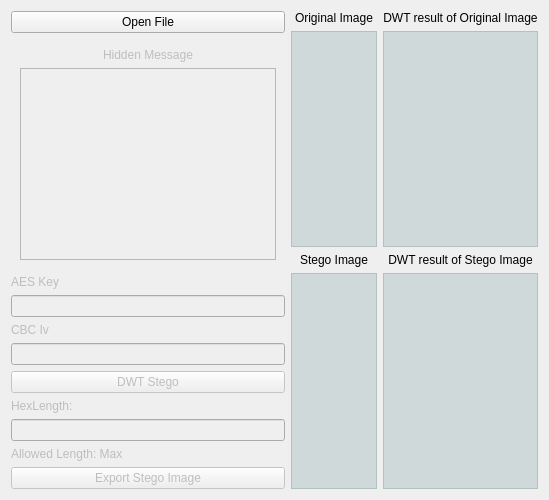
      <widget class="QWidget" name="tab_5">
       <attribute name="title">
        <string>DWTStego</string>
       </attribute>
       <layout class="QHBoxLayout" name="horizontalLayout_5">
        <item>
         <layout class="QVBoxLayout" name="verticalLayout_5">
          <item>
           <widget class="QPushButton" name="btnDWTStegoOpen">
            <property name="text">
             <string>Open File</string>
            </property>
           </widget>
          </item>
          <item>
           <widget class="QWidget" name="widget_4" native="true">
            <property name="sizePolicy">
             <sizepolicy hsizetype="Fixed" vsizetype="Expanding">
              <horstretch>0</horstretch>
              <verstretch>0</verstretch>
             </sizepolicy>
            </property>
            <layout class="QVBoxLayout" name="verticalLayout_6">
             <item>
              <widget class="QLabel" name="lblDWTMessage">
               <property name="enabled">
                <bool>false</bool>
               </property>
               <property name="sizePolicy">
                <sizepolicy hsizetype="Minimum" vsizetype="Fixed">
                 <horstretch>0</horstretch>
                 <verstretch>0</verstretch>
                </sizepolicy>
               </property>
               <property name="text">
                <string>Hidden Message</string>
               </property>
               <property name="alignment">
                <set>Qt::AlignCenter</set>
               </property>
              </widget>
             </item>
             <item>
              <widget class="QPlainTextEdit" name="pteDWT">
               <property name="enabled">
                <bool>false</bool>
               </property>
               <property name="sizePolicy">
                <sizepolicy hsizetype="Fixed" vsizetype="Expanding">
                 <horstretch>0</horstretch>
                 <verstretch>0</verstretch>
                </sizepolicy>
               </property>
              </widget>
             </item>
            </layout>
           </widget>
          </item>
          <item>
           <widget class="QLabel" name="lblDWTKey">
            <property name="enabled">
             <bool>false</bool>
            </property>
            <property name="text">
             <string>AES Key</string>
            </property>
           </widget>
          </item>
          <item>
           <widget class="QLineEdit" name="ldtDWTKey">
            <property name="enabled">
             <bool>false</bool>
            </property>
            <property name="sizePolicy">
             <sizepolicy hsizetype="Preferred" vsizetype="Maximum">
              <horstretch>0</horstretch>
              <verstretch>0</verstretch>
             </sizepolicy>
            </property>
            <property name="maxLength">
             <number>16</number>
            </property>
           </widget>
          </item>
          <item>
           <widget class="QLabel" name="lblDWTIV">
            <property name="enabled">
             <bool>false</bool>
            </property>
            <property name="text">
             <string>CBC Iv</string>
            </property>
           </widget>
          </item>
          <item>
           <widget class="QLineEdit" name="ldtDWTIV">
            <property name="enabled">
             <bool>false</bool>
            </property>
            <property name="sizePolicy">
             <sizepolicy hsizetype="Preferred" vsizetype="Fixed">
              <horstretch>0</horstretch>
              <verstretch>0</verstretch>
             </sizepolicy>
            </property>
            <property name="maxLength">
             <number>16</number>
            </property>
           </widget>
          </item>
          <item>
           <widget class="QPushButton" name="btnDWTStegoExecute">
            <property name="enabled">
             <bool>false</bool>
            </property>
            <property name="text">
             <string>DWT Stego</string>
            </property>
           </widget>
          </item>
          <item>
           <widget class="QLabel" name="lblDWTHexLength">
            <property name="enabled">
             <bool>false</bool>
            </property>
            <property name="text">
             <string>HexLength:</string>
            </property>
           </widget>
          </item>
          <item>
           <widget class="QLineEdit" name="ldtDWTHex">
            <property name="enabled">
             <bool>false</bool>
            </property>
            <property name="sizePolicy">
             <sizepolicy hsizetype="Preferred" vsizetype="Fixed">
              <horstretch>0</horstretch>
              <verstretch>0</verstretch>
             </sizepolicy>
            </property>
           </widget>
          </item>
          <item>
           <widget class="QLabel" name="lblDWTMax">
            <property name="enabled">
             <bool>false</bool>
            </property>
            <property name="text">
             <string>Allowed Length: Max</string>
            </property>
           </widget>
          </item>
          <item>
           <widget class="QPushButton" name="btnDWTStegoExport">
            <property name="enabled">
             <bool>false</bool>
            </property>
            <property name="text">
             <string>Export Stego Image</string>
            </property>
           </widget>
          </item>
         </layout>
        </item>
        <item>
         <layout class="QGridLayout" name="gridLayout_3">
          <item row="0" column="1">
           <widget class="QLabel" name="label_18">
            <property name="text">
             <string>DWT result of Original Image</string>
            </property>
            <property name="alignment">
             <set>Qt::AlignCenter</set>
            </property>
           </widget>
          </item>
          <item row="2" column="0">
           <widget class="QLabel" name="label_21">
            <property name="text">
             <string>Stego Image</string>
            </property>
            <property name="alignment">
             <set>Qt::AlignCenter</set>
            </property>
           </widget>
          </item>
          <item row="3" column="0">
           <widget class="QGraphicsView" name="grvDWTStego">
            <property name="sizePolicy">
             <sizepolicy hsizetype="Expanding" vsizetype="Expanding">
              <horstretch>0</horstretch>
              <verstretch>0</verstretch>
             </sizepolicy>
            </property>
            <property name="styleSheet">
             <string notr="true">background-color: rgba(83, 125, 125, 50);</string>
            </property>
            <property name="verticalScrollBarPolicy">
             <enum>Qt::ScrollBarAlwaysOff</enum>
            </property>
            <property name="horizontalScrollBarPolicy">
             <enum>Qt::ScrollBarAlwaysOff</enum>
            </property>
            <property name="sizeAdjustPolicy">
             <enum>QAbstractScrollArea::AdjustToContents</enum>
            </property>
           </widget>
          </item>
          <item row="2" column="1">
           <widget class="QLabel" name="label_22">
            <property name="text">
             <string>DWT result of Stego Image</string>
            </property>
            <property name="alignment">
             <set>Qt::AlignCenter</set>
            </property>
           </widget>
          </item>
          <item row="1" column="1">
           <widget class="QGraphicsView" name="grvDWTOriSpect">
            <property name="sizePolicy">
             <sizepolicy hsizetype="Expanding" vsizetype="Expanding">
              <horstretch>0</horstretch>
              <verstretch>0</verstretch>
             </sizepolicy>
            </property>
            <property name="styleSheet">
             <string notr="true">background-color: rgba(83, 125, 125, 50);</string>
            </property>
            <property name="verticalScrollBarPolicy">
             <enum>Qt::ScrollBarAlwaysOff</enum>
            </property>
            <property name="horizontalScrollBarPolicy">
             <enum>Qt::ScrollBarAlwaysOff</enum>
            </property>
            <property name="sizeAdjustPolicy">
             <enum>QAbstractScrollArea::AdjustToContents</enum>
            </property>
           </widget>
          </item>
          <item row="0" column="0">
           <widget class="QLabel" name="label_23">
            <property name="text">
             <string>Original Image</string>
            </property>
            <property name="alignment">
             <set>Qt::AlignCenter</set>
            </property>
           </widget>
          </item>
          <item row="3" column="1">
           <widget class="QGraphicsView" name="grvDWTStegoSpect">
            <property name="sizePolicy">
             <sizepolicy hsizetype="Expanding" vsizetype="Expanding">
              <horstretch>0</horstretch>
              <verstretch>0</verstretch>
             </sizepolicy>
            </property>
            <property name="styleSheet">
             <string notr="true">background-color: rgba(83, 125, 125, 50);</string>
            </property>
            <property name="verticalScrollBarPolicy">
             <enum>Qt::ScrollBarAlwaysOff</enum>
            </property>
            <property name="horizontalScrollBarPolicy">
             <enum>Qt::ScrollBarAlwaysOff</enum>
            </property>
            <property name="sizeAdjustPolicy">
             <enum>QAbstractScrollArea::AdjustToContents</enum>
            </property>
           </widget>
          </item>
          <item row="1" column="0">
           <widget class="QGraphicsView" name="grvDWTOri">
            <property name="sizePolicy">
             <sizepolicy hsizetype="Expanding" vsizetype="Expanding">
              <horstretch>0</horstretch>
              <verstretch>0</verstretch>
             </sizepolicy>
            </property>
            <property name="styleSheet">
             <string notr="true">background-color: rgba(83, 125, 125, 50);</string>
            </property>
            <property name="verticalScrollBarPolicy">
             <enum>Qt::ScrollBarAlwaysOff</enum>
            </property>
            <property name="horizontalScrollBarPolicy">
             <enum>Qt::ScrollBarAlwaysOff</enum>
            </property>
            <property name="sizeAdjustPolicy">
             <enum>QAbstractScrollArea::AdjustToContents</enum>
            </property>
           </widget>
          </item>
         </layout>
        </item>
       </layout>
      </widget>
